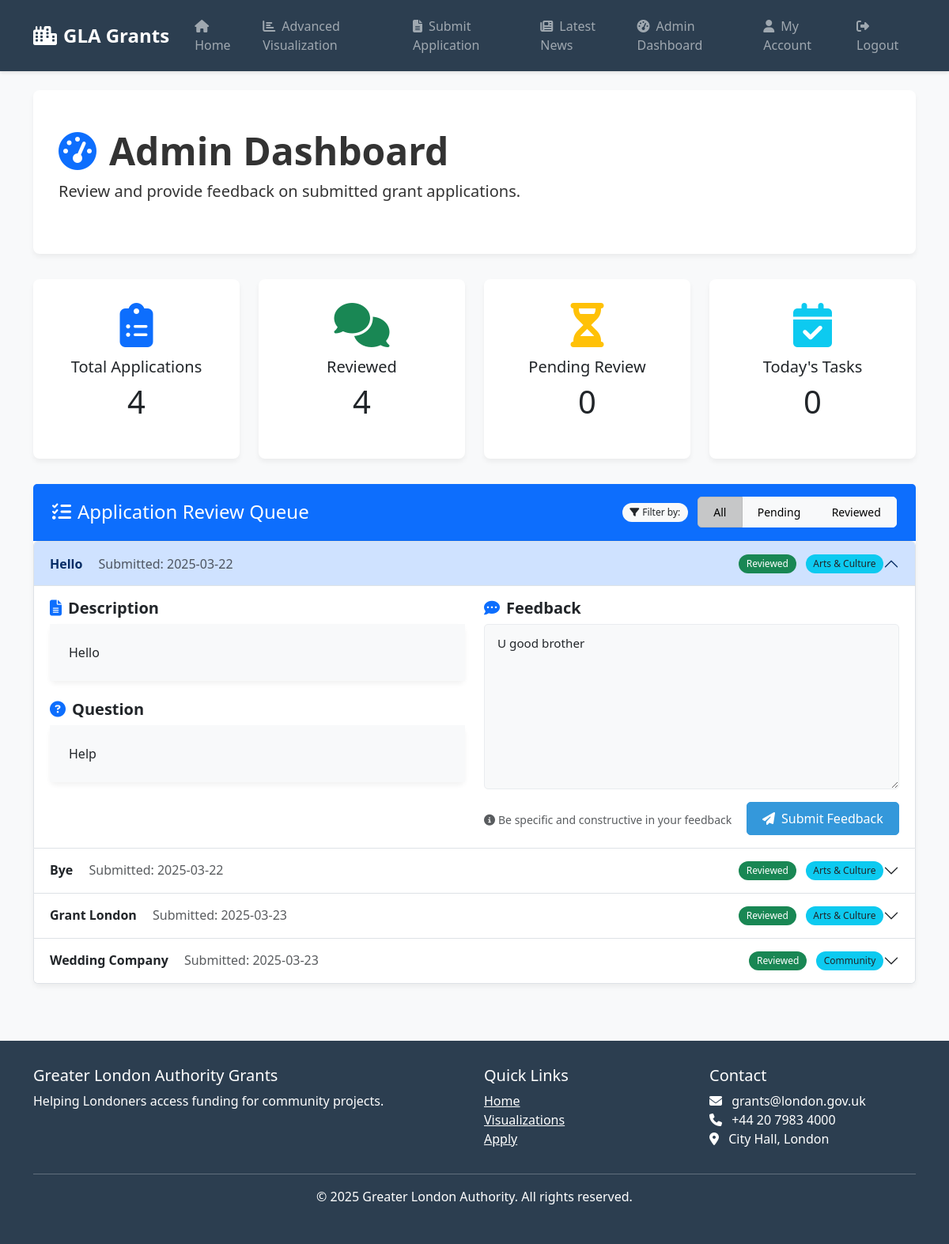
The page /admin-dashboard (signed in) on the database as committed earlier.
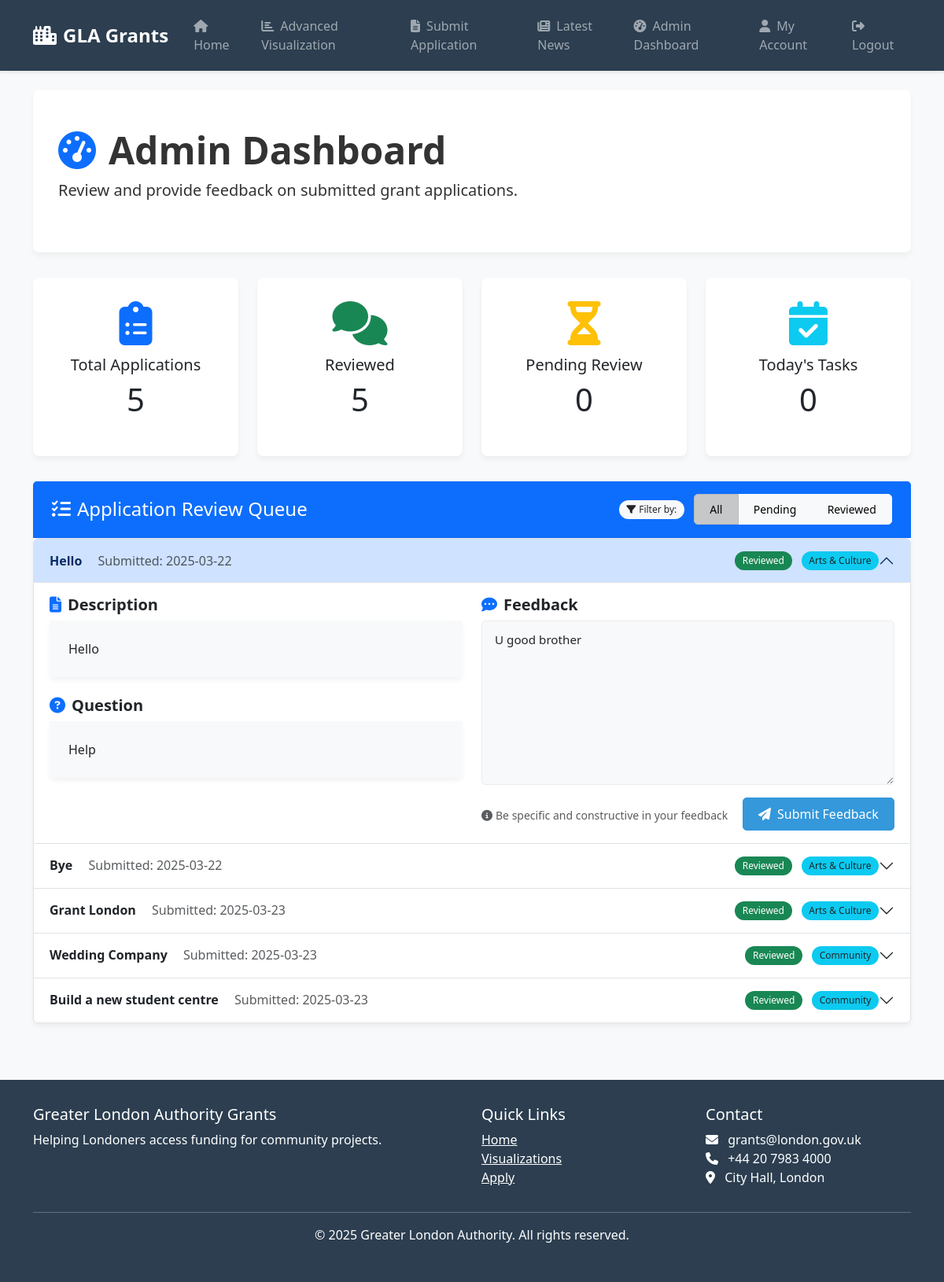
The same page on the database as committed later.
### coursework2/gla_grants_app/models.py (models this page shows)
class GrantApplication(db.Model):
    __tablename__ = 'grant_applications'
    id: Mapped[int] = mapped_column(primary_key=True)
    user_id: Mapped[int] = mapped_column(ForeignKey('users.id'))
    grant_id: Mapped[Optional[int]] = mapped_column(ForeignKey('grants.id'))
    title: Mapped[str] = mapped_column(Text, nullable=False)
    description: Mapped[str] = mapped_column(Text, nullable=False)
    category: Mapped[str] = mapped_column(Text, nullable=False)
    question: Mapped[str] = mapped_column(Text, nullable=False)
    comment: Mapped[Optional[str]] = mapped_column(Text)
    date_submitted: Mapped[str] = mapped_column(Text, nullable=False)
    user = relationship("User", back_populates="applications")
    grant = relationship("Grant", back_populates="applications")

### coursework2/gla_grants_app/routes.py (the view)
@main.route('/admin-dashboard')
def admin_dashboard():
    if 'user_id' not in session:
        flash('Please log in to access this page', 'warning')
        return redirect(url_for('main.login'))
    if not session.get('is_admin', False):
        flash('You do not have permission to access this page', 'danger')
        return redirect(url_for('main.index'))
    applications = db.session.execute(db.select(GrantApplication)).scalars().all()
    return render_template('admin_dashboard.html', applications=applications)

### coursework2/gla_grants_app/templates/admin_dashboard.html (shortened to what this page needs)
{% extends "layout.html" %}
{% block content %}
<div class="hero-section">
    <h1 class="display-5 fw-bold">
        <i class="fas fa-tachometer-alt me-3 text-primary"></i>Admin Dashboard
    </h1>
    <p class="lead">Review and provide feedback on submitted grant applications.</p>
</div>
<div class="row mt-4">
    <div class="col-lg-3 col-md-6 mb-4">
        <div class="card border-primary h-100">
            <div class="card-body text-center">
                <div class="display-4 text-primary mb-2">
                    <i class="fas fa-clipboard-list"></i>
                </div>
                <h5 class="card-title">Total Applications</h5>
                <p class="card-text display-6">{{ applications|length }}</p>
            </div>
        </div>
    </div>
    <div class="col-lg-3 col-md-6 mb-4">
        <div class="card border-success h-100">
            <div class="card-body text-center">
                <div class="display-4 text-success mb-2">
                    <i class="fas fa-comments"></i>
                </div>
                <h5 class="card-title">Reviewed</h5>
                <p class="card-text display-6">{{ applications|selectattr('comment')|list|length }}</p>
            </div>
        </div>
    </div>
    <div class="col-lg-3 col-md-6 mb-4">
        <div class="card border-warning h-100">
            <div class="card-body text-center">
                <div class="display-4 text-warning mb-2">
                    <i class="fas fa-hourglass-half"></i>
                </div>
                <h5 class="card-title">Pending Review</h5>
                <p class="card-text display-6">{{ applications|rejectattr('comment')|list|length }}</p>
            </div>
        </div>
    </div>
    <div class="col-lg-3 col-md-6 mb-4">
        <div class="card border-info h-100">
            <div class="card-body text-center">
                <div class="display-4 text-info mb-2">
                    <i class="fas fa-calendar-check"></i>
                </div>
                <h5 class="card-title">Today's Tasks</h5>
                <p class="card-text display-6">{{ applications|rejectattr('comment')|list|length }}</p>
            </div>
        </div>
    </div>
</div>
<div class="row mt-2">
    <div class="col-md-12">
        <div class="card">
            <div class="card-header bg-primary text-white d-flex justify-content-between align-items-center">
                <h4 class="mb-0">
                    <i class="fas fa-tasks me-2"></i>Application Review Queue
                </h4>
                <div>
                    <span class="badge bg-light text-dark">
                        <i class="fas fa-filter me-1"></i>Filter by:
                    </span>
                    <div class="btn-group ms-2">
                        <button type="button" class="btn btn-sm btn-light active" data-filter="all" onclick="filterApplications('all')">All</button>
                        <button type="button" class="btn btn-sm btn-light" data-filter="pending" onclick="filterApplications('pending')">Pending</button>
                        <button type="button" class="btn btn-sm btn-light" data-filter="reviewed" onclick="filterApplications('reviewed')">Reviewed</button>
                    </div>
                </div>
            </div>
            <div class="card-body p-0">
                {% if applications %}
                    <div class="accordion" id="applicationAccordion">
                        {% for application in applications %}
                            <div class="accordion-item">
                                <h2 class="accordion-header" id="heading{{ application.id }}">
                                    <button class="accordion-button {{ 'collapsed' if not loop.first }}" type="button" data-bs-toggle="collapse" data-bs-target="#collapse{{ application.id }}" aria-expanded="{{ 'true' if loop.first else 'false' }}" aria-controls="collapse{{ application.id }}">
                                        <div class="d-flex align-items-center justify-content-between w-100">
                                            <div>
                                                <span class="fw-bold">{{ application.title }}</span>
                                                <span class="text-muted ms-3">Submitted: {{ application.date_submitted }}</span>
                                            </div>
                                            <div>
                                                <span class="badge {{ 'bg-success' if application.comment else 'bg-warning' }} me-2">
                                                    {{ 'Reviewed' if application.comment else 'Pending' }}
                                                </span>
                                                <span class="badge bg-info text-dark">{{ application.category }}</span>
                                            </div>
                                        </div>
                                    </button>
                                </h2>
                                <div id="collapse{{ application.id }}" class="accordion-collapse collapse {{ 'show' if loop.first }}" aria-labelledby="heading{{ application.id }}" data-bs-parent="#applicationAccordion">
                                    <div class="accordion-body">
                                        <div class="row">
                                            <div class="col-md-6">
                                                <div class="mb-3">
                                                    <h5 class="fw-bold">
                                                        <i class="fas fa-file-alt me-2 text-primary"></i>Description
                                                    </h5>
                                                    <div class="card">
                                                        <div class="card-body bg-light">
                                                            {{ application.description }}
                                                        </div>
                                                    </div>
                                                </div>
                                                <div>
                                                    <h5 class="fw-bold">
                                                        <i class="fas fa-question-circle me-2 text-primary"></i>Question
                                                    </h5>
                                                    <div class="card">
                                                        <div class="card-body bg-light">
                                                            {{ application.question }}
                                                        </div>
                                                    </div>
                                                </div>
                                            </div>
                                            <div class="col-md-6">
                                                <h5 class="fw-bold">
                                                    <i class="fas fa-comment-dots me-2 text-primary"></i>Feedback
                                                </h5>
                                                <form method="POST" action="{{ url_for('main.admin_review', application_id=application.id) }}">
                                                    <div class="mb-3">
                                                        <textarea name="comment" id="comment-{{ application.id }}" class="form-control" rows="8" placeholder="Provide detailed feedback for this application...">{{ application.comment or '' }}</textarea>
                                                    </div>
                                                    <div class="d-flex justify-content-between align-items-center">
                                                        <div class="form-text">
                                                            <i class="fas fa-info-circle me-1"></i>Be specific and constructive in your feedback
                                                        </div>
                                                        <button type="submit" class="btn btn-primary">
                                                            <i class="fas fa-paper-plane me-2"></i>Submit Feedback
                                                        </button>
                                                    </div>
                                                </form>
                                            </div>
                                        </div>
                                    </div>
                                </div>
                            </div>
                        {% endfor %}
                    </div>
                {% else %}
                    <div class="alert alert-info m-3">
                        <i class="fas fa-info-circle me-2"></i>No applications have been submitted yet.
                    </div>
                {% endif %}
            </div>
        </div>
    </div>
</div>
{% endblock %}

### coursework2/gla_grants_app/templates/layout.html (shortened to what this page needs)
<!DOCTYPE html>
<html lang="en">
<head>
    <link href="https://cdn.jsdelivr.net/npm/bootstrap@5.3.0-alpha1/dist/css/bootstrap.min.css" rel="stylesheet">
    <link rel="stylesheet" href="https://cdnjs.cloudflare.com/ajax/libs/font-awesome/6.4.0/css/all.min.css">
</head>
<body>
    <nav class="navbar navbar-expand-lg navbar-dark">
        <div class="container">
            <a class="navbar-brand" href="{{ url_for('main.landing') }}">
                <i class="fas fa-city icon-spacing"></i>GLA Grants
            </a>
            <div class="collapse navbar-collapse" id="navbarNav">
                <ul class="navbar-nav me-auto">
                    {% if session.get('user_id') %}
                    <li class="nav-item">
                        <a class="nav-link" href="{{ url_for('main.index') }}">
                            <i class="fas fa-home icon-spacing"></i>Home
                        </a>
                    </li>
                    <li class="nav-item">
                        <a class="nav-link" href="{{ url_for('main.dash_visualization') }}">
                            <i class="fas fa-chart-bar icon-spacing"></i>Advanced Visualization
                        </a>
                    </li>
                    <li class="nav-item">
                        <a class="nav-link" href="{{ url_for('main.submit_application') }}">
                            <i class="fas fa-file-alt icon-spacing"></i>Submit Application
                        </a>
                    </li>
                    <li class="nav-item">
                        <a class="nav-link" href="{{ url_for('main.news') }}">
                            <i class="fas fa-newspaper icon-spacing"></i>Latest News
                        </a>
                    </li>
                    {% if session.get('is_admin') %}
                    <li class="nav-item">
                        <a class="nav-link" href="{{ url_for('main.admin_dashboard') }}">
                            <i class="fas fa-tachometer-alt icon-spacing"></i>Admin Dashboard
                        </a>
                    </li>
                    {% endif %}
                    {% endif %}
                </ul>
                <ul class="navbar-nav ms-auto">
                    {% if session.get('user_id') %}
                    <li class="nav-item">
                        <a class="nav-link" href="{{ url_for('main.account') }}">
                            <i class="fas fa-user icon-spacing"></i>My Account
                        </a>
                    </li>
                    <li class="nav-item">
                        <a class="nav-link" href="{{ url_for('main.logout') }}">
                            <i class="fas fa-sign-out-alt icon-spacing"></i>Logout
                        </a>
                    </li>
                    {% endif %}
                </ul>
            </div>
        </div>
    </nav>
    <div class="container mt-4">
        {% block content %}{% endblock %}
    </div>
    <footer class="footer mt-5">
        <div class="container">
            <div class="row">
                <div class="col-md-6">
                    <h5>Greater London Authority Grants</h5>
                    <p>Helping Londoners access funding for community projects.</p>
                </div>
                <div class="col-md-3">
                    <h5>Quick Links</h5>
                    <ul class="list-unstyled">
                        <li><a href="{{ url_for('main.landing') }}" class="text-white">Home</a></li>
                        {% if session.get('user_id') %}
                        <li><a href="{{ url_for('main.dash_visualization') }}" class="text-white">Visualizations</a></li>
                        <li><a href="{{ url_for('main.submit_application') }}" class="text-white">Apply</a></li>
                        {% else %}
                        <li><a href="{{ url_for('main.login') }}" class="text-white">Login</a></li>
                        <li><a href="{{ url_for('main.register') }}" class="text-white">Register</a></li>
                        {% endif %}
                    </ul>
                </div>
                <div class="col-md-3">
                    <h5>Contact</h5>
                    <ul class="list-unstyled">
                        <li><i class="fas fa-envelope icon-spacing"></i> grants@london.gov.uk</li>
                        <li><i class="fas fa-phone icon-spacing"></i> +44 20 7983 4000</li>
                        <li><i class="fas fa-map-marker-alt icon-spacing"></i> City Hall, London</li>
                    </ul>
                </div>
            </div>
            <hr class="bg-light">
            <div class="text-center">
                <p>&copy; 2025 Greater London Authority. All rights reserved.</p>
            </div>
        </div>
    </footer>
</body>
</html>

Rows that differ between the two databases and show on the page:
added GrantApplication: title "Build a new student centre", date_submitted "2025-03-23", comment "Reviewed", category "Community"
Other text that changed with them:
{{ applications|length }}: "4" → "5"
{{ applications|selectattr('comment')|list|length }}: "4" → "5"
